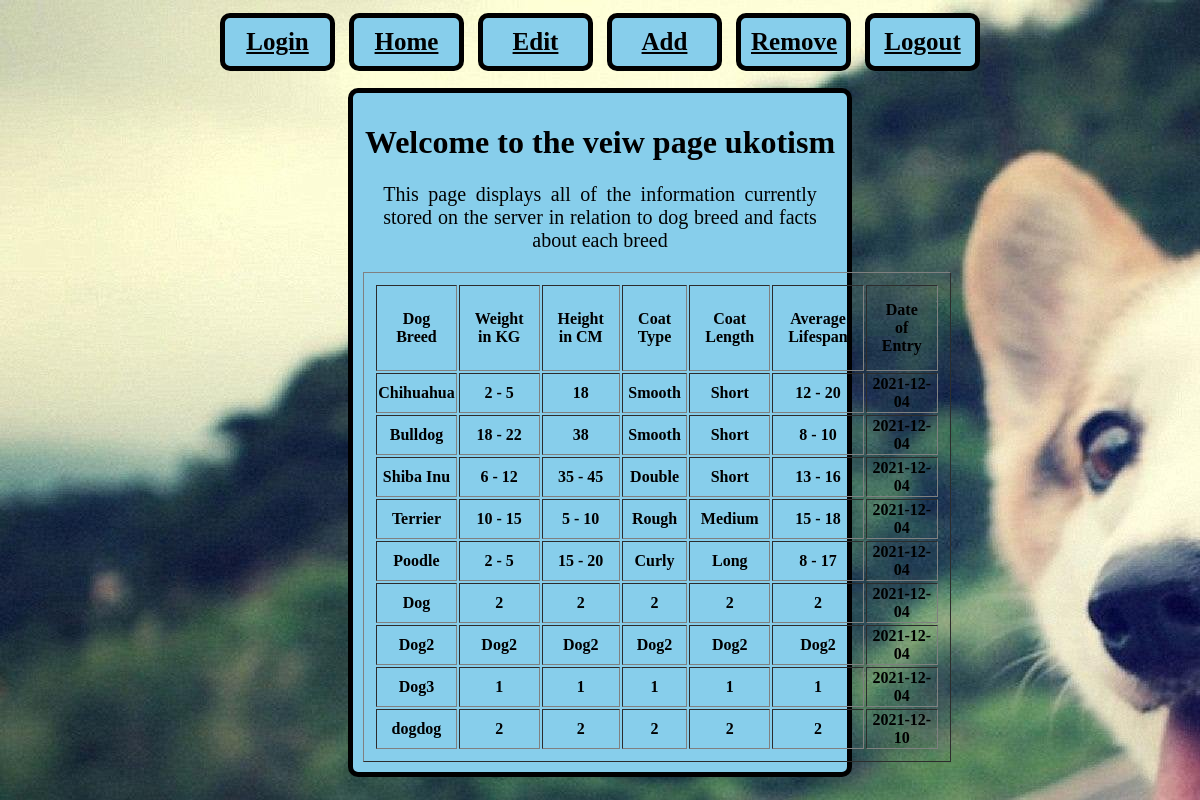
The app's page /veiw.php (signed in) with its own data.
### tables this page shows
CREATE TABLE `dogbreedtable` (
  `entryid` int(255) NOT NULL,
  `dogbreed` varchar(255) NOT NULL,
  `dogweight` varchar(255) NOT NULL,
  `dogheight` varchar(255) NOT NULL,
  `coattype` varchar(255) NOT NULL,
  `coatlength` varchar(255) NOT NULL,
  `averageage` varchar(255) NOT NULL,
  `entrydate` date NOT NULL DEFAULT current_timestamp()
);

### veiw.php (the view, shortened to what this page needs)
<?php
	$dbHost = "localhost";
 	$dbUsername = "root";
 	$dbPassword = "1234";
 	$dbName = "websitedb";
 	$conn = new mysqli($dbHost, $dbUsername, $dbPassword,$dbName) or die("Connect failed: %s\n". $conn -> error);
 	$query = "SELECT * FROM dogbreedtable";
	$result = $conn->query($query);
?>
<html>
<head>
	<link rel="stylesheet" href="style.css">
</head>
<body>
	<div id="navBox">
		<a href="login.php" class="button login">Login</a>
		<a href="index.php" class="button home">Home</a>
		<a href="edit.php" class="button veiw">Edit</a>
		<a href="add.php" class="button veiw">Add</a>
		<a href="remove.php" class="button remove">Remove</a>
		<a href="logout.php" class="button remove">Logout</a>
	</div>
	<div id="mainContent">
		<h1 id="pageTitle">Welcome to the veiw page <?php echo $_SESSION["uname"];  ?></h1>
		<p id="mainPara">This page displays all of the information currently stored on the server
		in relation to dog breed and facts about each breed</p>
		<table border='1' id="breedTable">
		<tr>
			<th class="tableTitle">Dog Breed</th>
			<th class="tableTitle">Weight in KG</th>
			<th class="tableTitle">Height in CM</th>
			<th class="tableTitle">Coat Type</th>
			<th class="tableTitle">Coat Length</th>
			<th class="tableTitle">Average Lifespan</th>
			<th class="tableTitle">Date of Entry</th>
		</tr> <?php
			while($row = mysqli_fetch_array($result)) {
				echo "<tr>";
				echo "<td>" . $row['dogbreed'] . "</td>";
				echo "<td>" . $row['dogweight'] . "</td>";
				echo "<td>" . $row['dogheight'] . "</td>";
				echo "<td>" . $row['coattype'] . "</td>";
				echo "<td>" . $row['coatlength'] . "</td>";
				echo "<td>" . $row['averageage'] . "</td>";
				echo "<td>" . $row['entrydate'] . "</td>";
				echo "</tr>";
			}
			echo "</table>";
		?>
	</div>
</body>
</html>

### style.css (style rules this page uses)
body { background-image: url("background.jpg"); }
#navBox { text-align: center; }
.button { border: 5px solid black; border-radius: 10px; color: black; background-color: skyblue; font-weight: bold; font-size: 25px; display: inline-block; margin-top: auto; margin: 5px; width: 85px; text-align: center; padding: 10px; }
#mainContent { margin: auto; margin-top: 1%; background-color: skyblue; width: 40%; border: 5px solid black; border-radius: 10px; padding: 10px; text-align: justify; text-align-last: center; }
#breedTable { text-align: center; display: inline-block; padding: 10px; font-weight: bold; }
.tableTitle { padding: 15px; }
#mainPara { font-size: 20px; margin: 20px; }

### records on screen
dogbreedtable: dogbreed "Chihuahua", dogweight "2 - 5", dogheight "18", coattype "Smooth", coatlength "Short", averageage "12 - 20", entrydate "2021-12-04"
dogbreedtable: dogbreed "Bulldog", dogweight "18 - 22", dogheight "38", coattype "Smooth", coatlength "Short", averageage "8 - 10", entrydate "2021-12-04"
dogbreedtable: dogbreed "Shiba Inu", dogweight "6 - 12", dogheight "35 - 45", coattype "Double", coatlength "Short", averageage "13 - 16", entrydate "2021-12-04"
dogbreedtable: dogbreed "Terrier", dogweight "10 - 15", dogheight "5 - 10", coattype "Rough", coatlength "Medium", averageage "15 - 18", entrydate "2021-12-04"
dogbreedtable: dogbreed "Poodle", dogweight "2 - 5", dogheight "15 - 20", coattype "Curly", coatlength "Long", averageage "8 - 17", entrydate "2021-12-04"
dogbreedtable: dogbreed "Dog", dogweight "2", dogheight "2", coattype "2", coatlength "2", averageage "2", entrydate "2021-12-04"
dogbreedtable: dogbreed "Dog2", dogweight "Dog2", dogheight "Dog2", coattype "Dog2", coatlength "Dog2", averageage "Dog2", entrydate "2021-12-04"
dogbreedtable: dogbreed "Dog3", dogweight "1", dogheight "1", coattype "1", coatlength "1", averageage "1", entrydate "2021-12-04"
dogbreedtable: dogbreed "dogdog", dogweight "2", dogheight "2", coattype "2", coatlength "2", averageage "2", entrydate "2021-12-10"

### other values on screen
$_SESSION["uname"] "ukotism"
